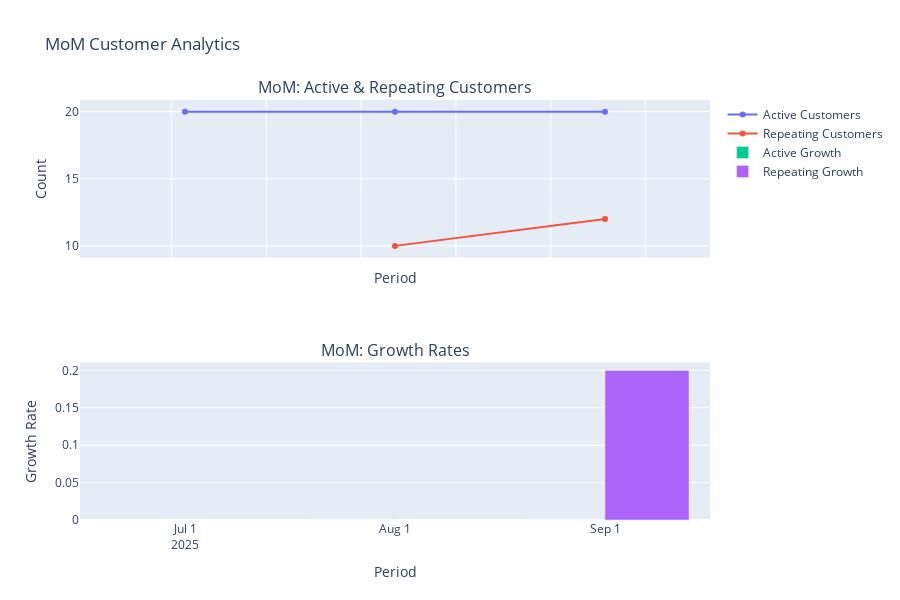
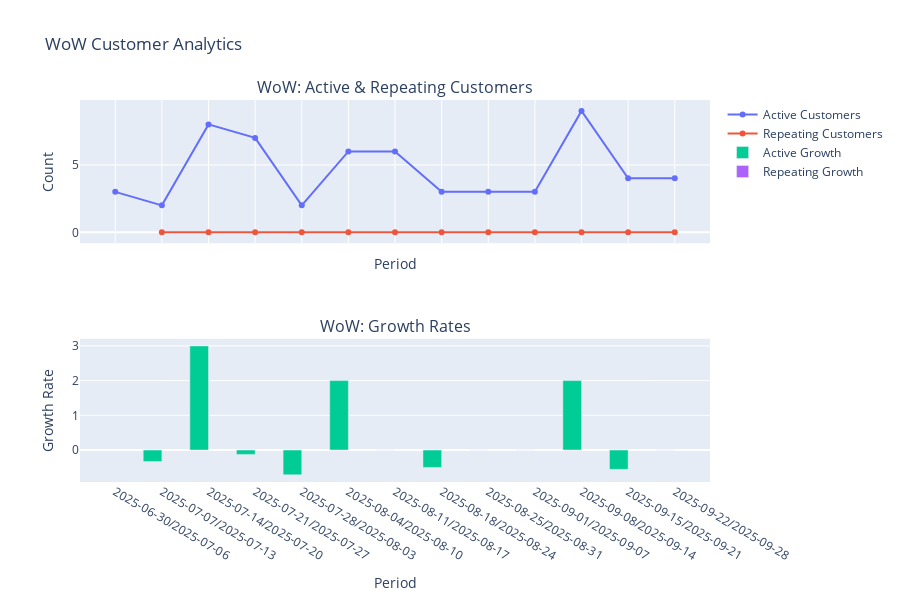
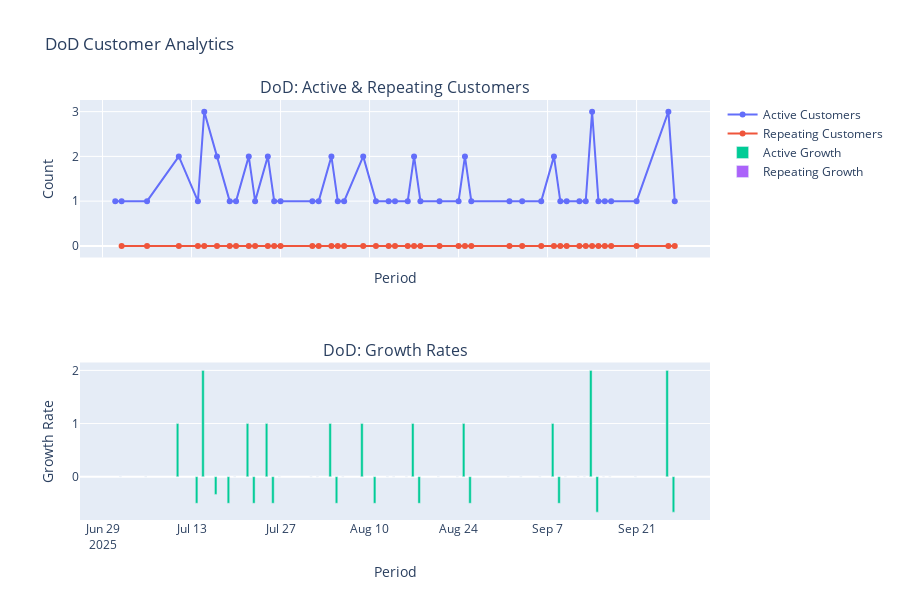

Here is the notebook cell these charts were saved with, in order:
### Code cell
run_customer_analytics(df, customer_col='Contact', date_col='Timestamp')

### Figure 1 — Plotly figure (JSON) as saved in the notebook; plotly's stock layout.template omitted (floating-point values rounded to 4 significant figures)
{"data": [{"mode": "lines+markers", "name": "Active Customers", "type": "scatter", "x": ["2025-07", "2025-08", "2025-09"], "xaxis": "x", "y": [20, 20, 20], "yaxis": "y"}, {"mode": "lines+markers", "name": "Repeating Customers", "type": "scatter", "x": ["2025-07", "2025-08", "2025-09"], "xaxis": "x", "y": [NaN, 10.0, 12.0], "yaxis": "y"}, {"name": "Active Growth", "type": "bar", "x": ["2025-07", "2025-08", "2025-09"], "xaxis": "x2", "y": [NaN, 0.0, 0.0], "yaxis": "y2"}, {"name": "Repeating Growth", "type": "bar", "x": ["2025-07", "2025-08", "2025-09"], "xaxis": "x2", "y": [NaN, NaN, 0.2], "yaxis": "y2"}], "layout": {"annotations": [{"font": {"size": 16}, "showarrow": false, "text": "MoM: Active & Repeating Customers", "x": 0.5, "xanchor": "center", "xref": "paper", "y": 1, "yanchor": "bottom", "yref": "paper"}, {"font": {"size": 16}, "showarrow": false, "text": "MoM: Growth Rates", "x": 0.5, "xanchor": "center", "xref": "paper", "y": 0.375, "yanchor": "bottom", "yref": "paper"}], "barmode": "group", "height": 600, "title": {"text": "MoM Customer Analytics"}, "width": 900, "xaxis": {"anchor": "y", "domain": [0, 1], "matches": "x2", "showticklabels": false, "title": {"text": "Period"}}, "xaxis2": {"anchor": "y2", "domain": [0, 1], "title": {"text": "Period"}}, "yaxis": {"anchor": "x", "domain": [0.625, 1], "title": {"text": "Count"}}, "yaxis2": {"anchor": "x2", "domain": [0, 0.375], "title": {"text": "Growth Rate"}}}}

### Figure 2 — Plotly figure (JSON) as saved in the notebook; plotly's stock layout.template omitted (floating-point values rounded to 4 significant figures)
{"data": [{"mode": "lines+markers", "name": "Active Customers", "type": "scatter", "x": ["2025-06-30/2025-07-06", "2025-07-07/2025-07-13", "2025-07-14/2025-07-20", "2025-07-21/2025-07-27", "2025-07-28/2025-08-03", "2025-08-04/2025-08-10", "2025-08-11/2025-08-17", "2025-08-18/2025-08-24", "2025-08-25/2025-08-31", "2025-09-01/2025-09-07", "2025-09-08/2025-09-14", "2025-09-15/2025-09-21", "2025-09-22/2025-09-28"], "xaxis": "x", "y": [3, 2, 8, 7, 2, 6, 6, 3, 3, 3, 9, 4, 4], "yaxis": "y"}, {"mode": "lines+markers", "name": "Repeating Customers", "type": "scatter", "x": ["2025-06-30/2025-07-06", "2025-07-07/2025-07-13", "2025-07-14/2025-07-20", "2025-07-21/2025-07-27", "2025-07-28/2025-08-03", "2025-08-04/2025-08-10", "2025-08-11/2025-08-17", "2025-08-18/2025-08-24", "2025-08-25/2025-08-31", "2025-09-01/2025-09-07", "2025-09-08/2025-09-14", "2025-09-15/2025-09-21", "2025-09-22/2025-09-28"], "xaxis": "x", "y": [NaN, 0.0, 0.0, 0.0, 0.0, 0.0, 0.0, 0.0, 0.0, 0.0, 0.0, 0.0, 0.0], "yaxis": "y"}, {"name": "Active Growth", "type": "bar", "x": ["2025-06-30/2025-07-06", "2025-07-07/2025-07-13", "2025-07-14/2025-07-20", "2025-07-21/2025-07-27", "2025-07-28/2025-08-03", "2025-08-04/2025-08-10", "2025-08-11/2025-08-17", "2025-08-18/2025-08-24", "2025-08-25/2025-08-31", "2025-09-01/2025-09-07", "2025-09-08/2025-09-14", "2025-09-15/2025-09-21", "2025-09-22/2025-09-28"], "xaxis": "x2", "y": [NaN, -0.3333, 3.0, -0.125, -0.7143, 2.0, 0.0, -0.5, 0.0, 0.0, 2.0, -0.5556, 0.0], "yaxis": "y2"}, {"name": "Repeating Growth", "type": "bar", "x": ["2025-06-30/2025-07-06", "2025-07-07/2025-07-13", "2025-07-14/2025-07-20", "2025-07-21/2025-07-27", "2025-07-28/2025-08-03", "2025-08-04/2025-08-10", "2025-08-11/2025-08-17", "2025-08-18/2025-08-24", "2025-08-25/2025-08-31", "2025-09-01/2025-09-07", "2025-09-08/2025-09-14", "2025-09-15/2025-09-21", "2025-09-22/2025-09-28"], "xaxis": "x2", "y": [NaN, NaN, NaN, NaN, NaN, NaN, NaN, NaN, NaN, NaN, NaN, NaN, NaN], "yaxis": "y2"}], "layout": {"annotations": [{"font": {"size": 16}, "showarrow": false, "text": "WoW: Active & Repeating Customers", "x": 0.5, "xanchor": "center", "xref": "paper", "y": 1, "yanchor": "bottom", "yref": "paper"}, {"font": {"size": 16}, "showarrow": false, "text": "WoW: Growth Rates", "x": 0.5, "xanchor": "center", "xref": "paper", "y": 0.375, "yanchor": "bottom", "yref": "paper"}], "barmode": "group", "height": 600, "title": {"text": "WoW Customer Analytics"}, "width": 900, "xaxis": {"anchor": "y", "domain": [0, 1], "matches": "x2", "showticklabels": false, "title": {"text": "Period"}}, "xaxis2": {"anchor": "y2", "domain": [0, 1], "title": {"text": "Period"}}, "yaxis": {"anchor": "x", "domain": [0.625, 1], "title": {"text": "Count"}}, "yaxis2": {"anchor": "x2", "domain": [0, 0.375], "title": {"text": "Growth Rate"}}}}

### Figure 3 — Plotly figure (JSON) as saved in the notebook; plotly's stock layout.template omitted (floating-point values rounded to 4 significant figures)
{"data": [{"mode": "lines+markers", "name": "Active Customers", "type": "scatter", "x": ["2025-07-01", "2025-07-02", "2025-07-06", "2025-07-11", "2025-07-14", "2025-07-15", "2025-07-17", "2025-07-19", "2025-07-20", "2025-07-22", "2025-07-23", "2025-07-25", "2025-07-26", "2025-07-27", "2025-08-01", "2025-08-02", "2025-08-04", "2025-08-05", "2025-08-06", "2025-08-09", "2025-08-11", "2025-08-13", "2025-08-14", "2025-08-16", "2025-08-17", "2025-08-18", "2025-08-21", "2025-08-24", "2025-08-25", "2025-08-26", "2025-09-01", "2025-09-03", "2025-09-06", "2025-09-08", "2025-09-09", "2025-09-10", "2025-09-12", "2025-09-13", "2025-09-14", "2025-09-15", "2025-09-16", "2025-09-17", "2025-09-21", "2025-09-26", "2025-09-27"], "xaxis": "x", "y": [1, 1, 1, 2, 1, 3, 2, 1, 1, 2, 1, 2, 1, 1, 1, 1, 2, 1, 1, 2, 1, 1, 1, 1, 2, 1, 1, 1, 2, 1, 1, 1, 1, 2, 1, 1, 1, 1, 3, 1, 1, 1, 1, 3, 1], "yaxis": "y"}, {"mode": "lines+markers", "name": "Repeating Customers", "type": "scatter", "x": ["2025-07-01", "2025-07-02", "2025-07-06", "2025-07-11", "2025-07-14", "2025-07-15", "2025-07-17", "2025-07-19", "2025-07-20", "2025-07-22", "2025-07-23", "2025-07-25", "2025-07-26", "2025-07-27", "2025-08-01", "2025-08-02", "2025-08-04", "2025-08-05", "2025-08-06", "2025-08-09", "2025-08-11", "2025-08-13", "2025-08-14", "2025-08-16", "2025-08-17", "2025-08-18", "2025-08-21", "2025-08-24", "2025-08-25", "2025-08-26", "2025-09-01", "2025-09-03", "2025-09-06", "2025-09-08", "2025-09-09", "2025-09-10", "2025-09-12", "2025-09-13", "2025-09-14", "2025-09-15", "2025-09-16", "2025-09-17", "2025-09-21", "2025-09-26", "2025-09-27"], "xaxis": "x", "y": [NaN, 0.0, 0.0, 0.0, 0.0, 0.0, 0.0, 0.0, 0.0, 0.0, 0.0, 0.0, 0.0, 0.0, 0.0, 0.0, 0.0, 0.0, 0.0, 0.0, 0.0, 0.0, 0.0, 0.0, 0.0, 0.0, 0.0, 0.0, 0.0, 0.0, 0.0, 0.0, 0.0, 0.0, 0.0, 0.0, 0.0, 0.0, 0.0, 0.0, 0.0, 0.0, 0.0, 0.0, 0.0], "yaxis": "y"}, {"name": "Active Growth", "type": "bar", "x": ["2025-07-01", "2025-07-02", "2025-07-06", "2025-07-11", "2025-07-14", "2025-07-15", "2025-07-17", "2025-07-19", "2025-07-20", "2025-07-22", "2025-07-23", "2025-07-25", "2025-07-26", "2025-07-27", "2025-08-01", "2025-08-02", "2025-08-04", "2025-08-05", "2025-08-06", "2025-08-09", "2025-08-11", "2025-08-13", "2025-08-14", "2025-08-16", "2025-08-17", "2025-08-18", "2025-08-21", "2025-08-24", "2025-08-25", "2025-08-26", "2025-09-01", "2025-09-03", "2025-09-06", "2025-09-08", "2025-09-09", "2025-09-10", "2025-09-12", "2025-09-13", "2025-09-14", "2025-09-15", "2025-09-16", "2025-09-17", "2025-09-21", "2025-09-26", "2025-09-27"], "xaxis": "x2", "y": [NaN, 0.0, 0.0, 1.0, -0.5, 2.0, -0.3333, -0.5, 0.0, 1.0, -0.5, 1.0, -0.5, 0.0, 0.0, 0.0, 1.0, -0.5, 0.0, 1.0, -0.5, 0.0, 0.0, 0.0, 1.0, -0.5, 0.0, 0.0, 1.0, -0.5, 0.0, 0.0, 0.0, 1.0, -0.5, 0.0, 0.0, 0.0, 2.0, -0.6667, 0.0, 0.0, 0.0, 2.0, -0.6667], "yaxis": "y2"}, {"name": "Repeating Growth", "type": "bar", "x": ["2025-07-01", "2025-07-02", "2025-07-06", "2025-07-11", "2025-07-14", "2025-07-15", "2025-07-17", "2025-07-19", "2025-07-20", "2025-07-22", "2025-07-23", "2025-07-25", "2025-07-26", "2025-07-27", "2025-08-01", "2025-08-02", "2025-08-04", "2025-08-05", "2025-08-06", "2025-08-09", "2025-08-11", "2025-08-13", "2025-08-14", "2025-08-16", "2025-08-17", "2025-08-18", "2025-08-21", "2025-08-24", "2025-08-25", "2025-08-26", "2025-09-01", "2025-09-03", "2025-09-06", "2025-09-08", "2025-09-09", "2025-09-10", "2025-09-12", "2025-09-13", "2025-09-14", "2025-09-15", "2025-09-16", "2025-09-17", "2025-09-21", "2025-09-26", "2025-09-27"], "xaxis": "x2", "y": [NaN, NaN, NaN, NaN, NaN, NaN, NaN, NaN, NaN, NaN, NaN, NaN, NaN, NaN, NaN, NaN, NaN, NaN, NaN, NaN, NaN, NaN, NaN, NaN, NaN, NaN, NaN, NaN, NaN, NaN, NaN, NaN, NaN, NaN, NaN, NaN, NaN, NaN, NaN, NaN, NaN, NaN, NaN, NaN, NaN], "yaxis": "y2"}], "layout": {"annotations": [{"font": {"size": 16}, "showarrow": false, "text": "DoD: Active & Repeating Customers", "x": 0.5, "xanchor": "center", "xref": "paper", "y": 1, "yanchor": "bottom", "yref": "paper"}, {"font": {"size": 16}, "showarrow": false, "text": "DoD: Growth Rates", "x": 0.5, "xanchor": "center", "xref": "paper", "y": 0.375, "yanchor": "bottom", "yref": "paper"}], "barmode": "group", "height": 600, "title": {"text": "DoD Customer Analytics"}, "width": 900, "xaxis": {"anchor": "y", "domain": [0, 1], "matches": "x2", "showticklabels": false, "title": {"text": "Period"}}, "xaxis2": {"anchor": "y2", "domain": [0, 1], "title": {"text": "Period"}}, "yaxis": {"anchor": "x", "domain": [0.625, 1], "title": {"text": "Count"}}, "yaxis2": {"anchor": "x2", "domain": [0, 0.375], "title": {"text": "Growth Rate"}}}}
